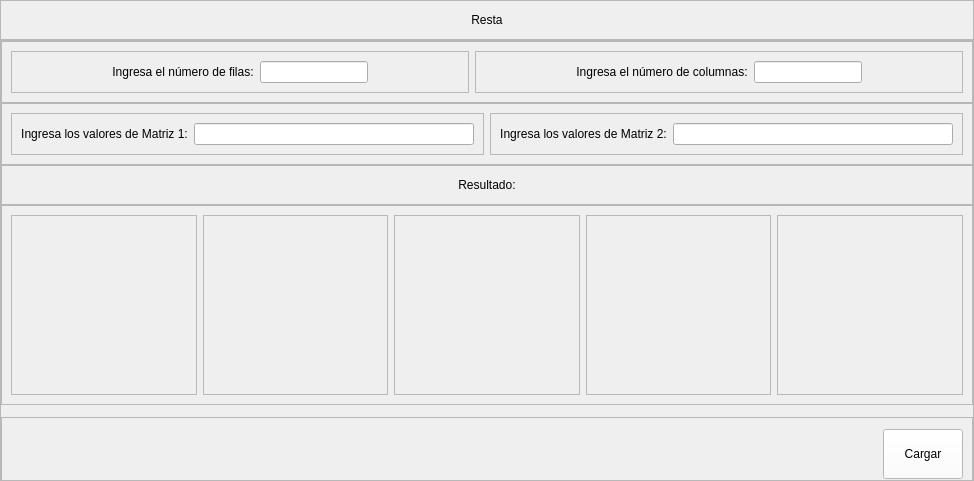
                   <widget class="QWidget" name="page_operaciones_resta_2">
                    <layout class="QVBoxLayout" name="verticalLayout_54">
                     <property name="spacing">
                      <number>0</number>
                     </property>
                     <property name="leftMargin">
                      <number>0</number>
                     </property>
                     <property name="topMargin">
                      <number>0</number>
                     </property>
                     <property name="rightMargin">
                      <number>0</number>
                     </property>
                     <property name="bottomMargin">
                      <number>0</number>
                     </property>
                     <item>
                      <widget class="QFrame" name="frame_129">
                       <property name="minimumSize">
                        <size>
                         <width>0</width>
                         <height>40</height>
                        </size>
                       </property>
                       <property name="maximumSize">
                        <size>
                         <width>16777215</width>
                         <height>45</height>
                        </size>
                       </property>
                       <property name="frameShape">
                        <enum>QFrame::StyledPanel</enum>
                       </property>
                       <property name="frameShadow">
                        <enum>QFrame::Raised</enum>
                       </property>
                       <layout class="QVBoxLayout" name="verticalLayout_55">
                        <item>
                         <widget class="QLabel" name="label_71">
                          <property name="styleSheet">
                           <string notr="true">font: 75 10pt &quot;Open Sans Semibold&quot;</string>
                          </property>
                          <property name="text">
                           <string>Resta</string>
                          </property>
                          <property name="alignment">
                           <set>Qt::AlignCenter</set>
                          </property>
                         </widget>
                        </item>
                       </layout>
                      </widget>
                     </item>
                     <item>
                      <widget class="QFrame" name="frame_130">
                       <property name="frameShape">
                        <enum>QFrame::StyledPanel</enum>
                       </property>
                       <property name="frameShadow">
                        <enum>QFrame::Raised</enum>
                       </property>
                       <layout class="QVBoxLayout" name="verticalLayout_56">
                        <property name="spacing">
                         <number>0</number>
                        </property>
                        <property name="leftMargin">
                         <number>0</number>
                        </property>
                        <property name="topMargin">
                         <number>0</number>
                        </property>
                        <property name="rightMargin">
                         <number>0</number>
                        </property>
                        <property name="bottomMargin">
                         <number>0</number>
                        </property>
                        <item>
                         <widget class="QFrame" name="frame_131">
                          <property name="frameShape">
                           <enum>QFrame::StyledPanel</enum>
                          </property>
                          <property name="frameShadow">
                           <enum>QFrame::Raised</enum>
                          </property>
                          <layout class="QHBoxLayout" name="horizontalLayout_89">
                           <item>
                            <widget class="QFrame" name="frame_132">
                             <property name="frameShape">
                              <enum>QFrame::StyledPanel</enum>
                             </property>
                             <property name="frameShadow">
                              <enum>QFrame::Raised</enum>
                             </property>
                             <layout class="QHBoxLayout" name="horizontalLayout_90">
                              <property name="leftMargin">
                               <number>100</number>
                              </property>
                              <property name="rightMargin">
                               <number>100</number>
                              </property>
                              <item>
                               <widget class="QLabel" name="label_72">
                                <property name="styleSheet">
                                 <string notr="true">font: 75 9pt &quot;Open Sans Semibold&quot;</string>
                                </property>
                                <property name="text">
                                 <string>Ingresa el número de filas:</string>
                                </property>
                                <property name="alignment">
                                 <set>Qt::AlignCenter</set>
                                </property>
                               </widget>
                              </item>
                              <item>
                               <widget class="QLineEdit" name="le_filas_6">
                                <property name="styleSheet">
                                 <string notr="true">font: 75 8pt &quot;Open Sans Semibold&quot;</string>
                                </property>
                               </widget>
                              </item>
                             </layout>
                            </widget>
                           </item>
                           <item>
                            <widget class="QFrame" name="frame_133">
                             <property name="frameShape">
                              <enum>QFrame::StyledPanel</enum>
                             </property>
                             <property name="frameShadow">
                              <enum>QFrame::Raised</enum>
                             </property>
                             <layout class="QHBoxLayout" name="horizontalLayout_91">
                              <property name="leftMargin">
                               <number>100</number>
                              </property>
                              <property name="rightMargin">
                               <number>100</number>
                              </property>
                              <item>
                               <widget class="QLabel" name="label_73">
                                <property name="styleSheet">
                                 <string notr="true">font: 75 9pt &quot;Open Sans Semibold&quot;</string>
                                </property>
                                <property name="text">
                                 <string>Ingresa el número de columnas:</string>
                                </property>
                                <property name="alignment">
                                 <set>Qt::AlignCenter</set>
                                </property>
                               </widget>
                              </item>
                              <item>
                               <widget class="QLineEdit" name="le_columnas_6">
                                <property name="styleSheet">
                                 <string notr="true">font: 75 8pt &quot;Open Sans Semibold&quot;</string>
                                </property>
                               </widget>
                              </item>
                             </layout>
                            </widget>
                           </item>
                          </layout>
                         </widget>
                        </item>
                        <item>
                         <widget class="QFrame" name="frame_134">
                          <property name="frameShape">
                           <enum>QFrame::StyledPanel</enum>
                          </property>
                          <property name="frameShadow">
                           <enum>QFrame::Raised</enum>
                          </property>
                          <layout class="QHBoxLayout" name="horizontalLayout_92">
                           <item>
                            <widget class="QFrame" name="frame_135">
                             <property name="frameShape">
                              <enum>QFrame::StyledPanel</enum>
                             </property>
                             <property name="frameShadow">
                              <enum>QFrame::Raised</enum>
                             </property>
                             <layout class="QHBoxLayout" name="horizontalLayout_93">
                              <item>
                               <widget class="QLabel" name="label_74">
                                <property name="styleSheet">
                                 <string notr="true">font: 75 9pt &quot;Open Sans Semibold&quot;</string>
                                </property>
                                <property name="text">
                                 <string>Ingresa los valores de Matriz 1:</string>
                                </property>
                                <property name="alignment">
                                 <set>Qt::AlignCenter</set>
                                </property>
                               </widget>
                              </item>
                              <item>
                               <widget class="QLineEdit" name="le_m1_8">
                                <property name="styleSheet">
                                 <string notr="true">font: 75 8pt &quot;Open Sans Semibold&quot;</string>
                                </property>
                                <property name="text">
                                 <string/>
                                </property>
                               </widget>
                              </item>
                             </layout>
                            </widget>
                           </item>
                           <item>
                            <widget class="QFrame" name="frame_136">
                             <property name="frameShape">
                              <enum>QFrame::StyledPanel</enum>
                             </property>
                             <property name="frameShadow">
                              <enum>QFrame::Raised</enum>
                             </property>
                             <layout class="QHBoxLayout" name="horizontalLayout_94">
                              <item>
                               <widget class="QLabel" name="label_75">
                                <property name="styleSheet">
                                 <string notr="true">font: 75 9pt &quot;Open Sans Semibold&quot;</string>
                                </property>
                                <property name="text">
                                 <string>Ingresa los valores de Matriz 2:</string>
                                </property>
                                <property name="alignment">
                                 <set>Qt::AlignCenter</set>
                                </property>
                               </widget>
                              </item>
                              <item>
                               <widget class="QLineEdit" name="le_m2_5">
                                <property name="styleSheet">
                                 <string notr="true">font: 75 8pt &quot;Open Sans Semibold&quot;</string>
                                </property>
                               </widget>
                              </item>
                             </layout>
                            </widget>
                           </item>
                          </layout>
                         </widget>
                        </item>
                        <item>
                         <widget class="QFrame" name="frame_137">
                          <property name="minimumSize">
                           <size>
                            <width>0</width>
                            <height>40</height>
                           </size>
                          </property>
                          <property name="maximumSize">
                           <size>
                            <width>16777215</width>
                            <height>40</height>
                           </size>
                          </property>
                          <property name="frameShape">
                           <enum>QFrame::StyledPanel</enum>
                          </property>
                          <property name="frameShadow">
                           <enum>QFrame::Raised</enum>
                          </property>
                          <layout class="QHBoxLayout" name="horizontalLayout_95">
                           <item>
                            <widget class="QLabel" name="label_76">
                             <property name="styleSheet">
                              <string notr="true">font: 75 10pt &quot;Open Sans Semibold&quot;</string>
                             </property>
                             <property name="text">
                              <string>Resultado:</string>
                             </property>
                             <property name="alignment">
                              <set>Qt::AlignCenter</set>
                             </property>
                            </widget>
                           </item>
                          </layout>
                         </widget>
                        </item>
                        <item>
                         <widget class="QFrame" name="frame_138">
                          <property name="minimumSize">
                           <size>
                            <width>0</width>
                            <height>200</height>
                           </size>
                          </property>
                          <property name="frameShape">
                           <enum>QFrame::StyledPanel</enum>
                          </property>
                          <property name="frameShadow">
                           <enum>QFrame::Raised</enum>
                          </property>
                          <layout class="QHBoxLayout" name="horizontalLayout_96">
                           <item>
                            <widget class="QFrame" name="frame_139">
                             <property name="frameShape">
                              <enum>QFrame::StyledPanel</enum>
                             </property>
                             <property name="frameShadow">
                              <enum>QFrame::Raised</enum>
                             </property>
                             <layout class="QHBoxLayout" name="horizontalLayout_97">
                              <item>
                               <widget class="QLabel" name="lbl_m1_5">
                                <property name="styleSheet">
                                 <string notr="true">font: 75 12.5pt &quot;Open Sans Semibold&quot;</string>
                                </property>
                                <property name="text">
                                 <string/>
                                </property>
                                <property name="alignment">
                                 <set>Qt::AlignCenter</set>
                                </property>
                               </widget>
                              </item>
                             </layout>
                            </widget>
                           </item>
                           <item>
                            <widget class="QFrame" name="frame_140">
                             <property name="frameShape">
                              <enum>QFrame::StyledPanel</enum>
                             </property>
                             <property name="frameShadow">
                              <enum>QFrame::Raised</enum>
                             </property>
                             <layout class="QHBoxLayout" name="horizontalLayout_98">
                              <item>
                               <widget class="QLabel" name="lbl_menos_3">
                                <property name="styleSheet">
                                 <string notr="true">font: 75 15pt &quot;Open Sans Semibold&quot;</string>
                                </property>
                                <property name="text">
                                 <string/>
                                </property>
                                <property name="alignment">
                                 <set>Qt::AlignCenter</set>
                                </property>
                               </widget>
                              </item>
                             </layout>
                            </widget>
                           </item>
                           <item>
                            <widget class="QFrame" name="frame_141">
                             <property name="frameShape">
                              <enum>QFrame::StyledPanel</enum>
                             </property>
                             <property name="frameShadow">
                              <enum>QFrame::Raised</enum>
                             </property>
                             <layout class="QHBoxLayout" name="horizontalLayout_99">
                              <item>
                               <widget class="QLabel" name="lbl_m2_5">
                                <property name="styleSheet">
                                 <string notr="true">font: 75 12.5pt &quot;Open Sans Semibold&quot;</string>
                                </property>
                                <property name="text">
                                 <string/>
                                </property>
                                <property name="alignment">
                                 <set>Qt::AlignCenter</set>
                                </property>
                               </widget>
                              </item>
                             </layout>
                            </widget>
                           </item>
                           <item>
                            <widget class="QFrame" name="frame_142">
                             <property name="frameShape">
                              <enum>QFrame::StyledPanel</enum>
                             </property>
                             <property name="frameShadow">
                              <enum>QFrame::Raised</enum>
                             </property>
                             <layout class="QHBoxLayout" name="horizontalLayout_100">
                              <item>
                               <widget class="QLabel" name="lbl_igual_5">
                                <property name="styleSheet">
                                 <string notr="true">font: 75 15pt &quot;Open Sans Semibold&quot;</string>
                                </property>
                                <property name="text">
                                 <string/>
                                </property>
                                <property name="alignment">
                                 <set>Qt::AlignCenter</set>
                                </property>
                               </widget>
                              </item>
                             </layout>
                            </widget>
                           </item>
                           <item>
                            <widget class="QFrame" name="frame_143">
                             <property name="frameShape">
                              <enum>QFrame::StyledPanel</enum>
                             </property>
                             <property name="frameShadow">
                              <enum>QFrame::Raised</enum>
                             </property>
                             <layout class="QHBoxLayout" name="horizontalLayout_101">
                              <item>
                               <widget class="QLabel" name="lbl_resultado_5">
                                <property name="styleSheet">
                                 <string notr="true">font: 75 12.5pt &quot;Open Sans Semibold&quot;</string>
                                </property>
                                <property name="text">
                                 <string/>
                                </property>
                                <property name="alignment">
                                 <set>Qt::AlignCenter</set>
                                </property>
                               </widget>
                              </item>
                             </layout>
                            </widget>
                           </item>
                          </layout>
                         </widget>
                        </item>
                        <item>
                         <widget class="QFrame" name="frame_144">
                          <property name="minimumSize">
                           <size>
                            <width>0</width>
                            <height>75</height>
                           </size>
                          </property>
                          <property name="maximumSize">
                           <size>
                            <width>16777215</width>
                            <height>50</height>
                           </size>
                          </property>
                          <property name="frameShape">
                           <enum>QFrame::StyledPanel</enum>
                          </property>
                          <property name="frameShadow">
                           <enum>QFrame::Raised</enum>
                          </property>
                          <layout class="QHBoxLayout" name="horizontalLayout_102">
                           <item>
                            <spacer name="horizontalSpacer_20">
                             <property name="orientation">
                              <enum>Qt::Horizontal</enum>
                             </property>
                             <property name="sizeHint" stdset="0">
                              <size>
                               <width>857</width>
                               <height>20</height>
                              </size>
                             </property>
                            </spacer>
                           </item>
                           <item>
                            <widget class="QPushButton" name="btn_resultado_resta_2">
                             <property name="minimumSize">
                              <size>
                               <width>0</width>
                               <height>50</height>
                              </size>
                             </property>
                             <property name="styleSheet">
                              <string notr="true">QFrame{
background-color: rgb(51, 157, 255);
}

QPushButton{
color: rgb(0, 0, 0);
background-color: rgb(255, 255, 255);
font: 75 9pt &quot;Open Sans Semibold&quot;
}

QPushButton:hover{
color: rgb(255, 255, 255);
background-color: rgb(207, 178, 132);
font: 75 10pt  &quot;Open Sans Semibold&quot;
}</string>
                             </property>
                             <property name="text">
                              <string>Cargar</string>
                             </property>
                            </widget>
                           </item>
                          </layout>
                         </widget>
                        </item>
                       </layout>
                      </widget>
                     </item>
                    </layout>
                   </widget>
